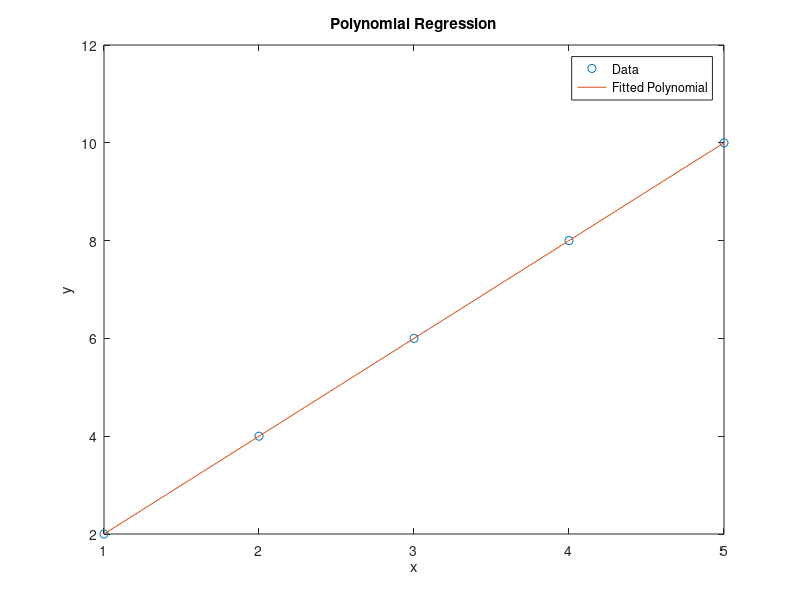

Reproduce this figure in MATLAB.
%Sample Data
x=[1,2,3,4,5];
y=[2,4,6,8,10];

%Polynomial Degree
degree=2;

%Perform Polynomial Regression
p=polyfit(x,y,degree);

%Create a polynomial model
x_fit=linspace(min(x),max(x),100);
y_fit=polyval(p,x_fit);

%Plot
figure;
plot(x,y,'o'); %original data
hold on;
plot(x_fit,y_fit,'-'); %fitted polynomial
title('Polynomial Regression');
xlabel('x');
ylabel('y');
legend('Data', 'Fitted Polynomial');
